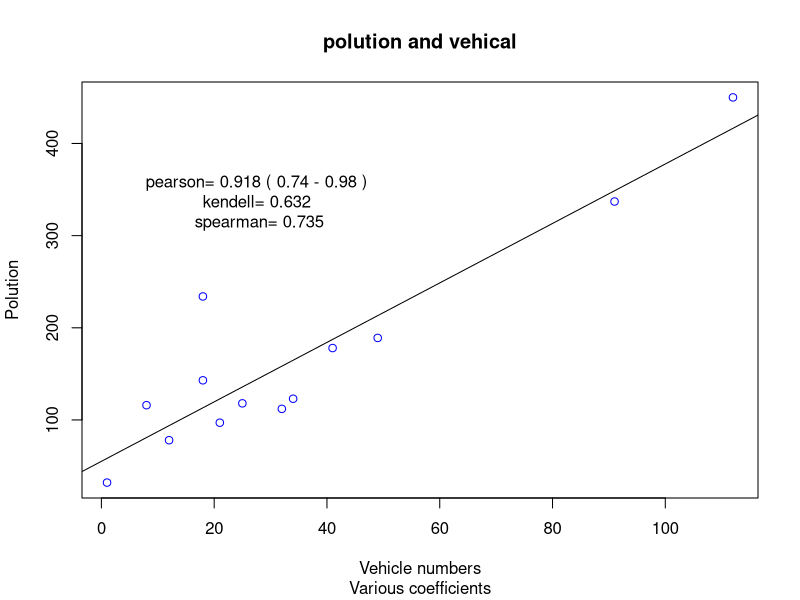

R code for this plot:
vehicle=c(112,8,34,41,1,18,25,21,12,18,91,32,49)
polution=c(450,116,123,178,32,143,118,97,78,234,337,112,189)
tbl=data.frame(vehicle,polution)

pdata=round(cor(vehicle,polution),3)
kdata=round(cor(vehicle,polution,method="kendall"),3)
sdata=round(cor(vehicle,polution,method="spearman"),3)

ct_data=cor.test(vehicle,polution)

plot( tbl$vehicle,tbl$polution,
      type='p',
      main="polution and vehical",
      xlab="Vehicle numbers",
      ylab="Polution",
      sub="Various coefficients",
      col="blue"
    )
    
text( max(vehicle)*0.25,
      max(polution)*0.75,
      paste("pearson=",pdata,"(",round(ct_data$conf.int[1],2),"-",round(ct_data$conf.int[2],2),")","\nkendell=",kdata,"\nspearman=",sdata)
    )
    
ret=lm(formula = polution ~ vehicle)
co_ret=coef(ret)
intercept=co_ret[1]
slope=co_ret[2]
#abline(intercept,slope) #abline can be called in many ways
abline(lm(formula = polution ~ vehicle))

write.csv(tbl,"vehicle.csv")
